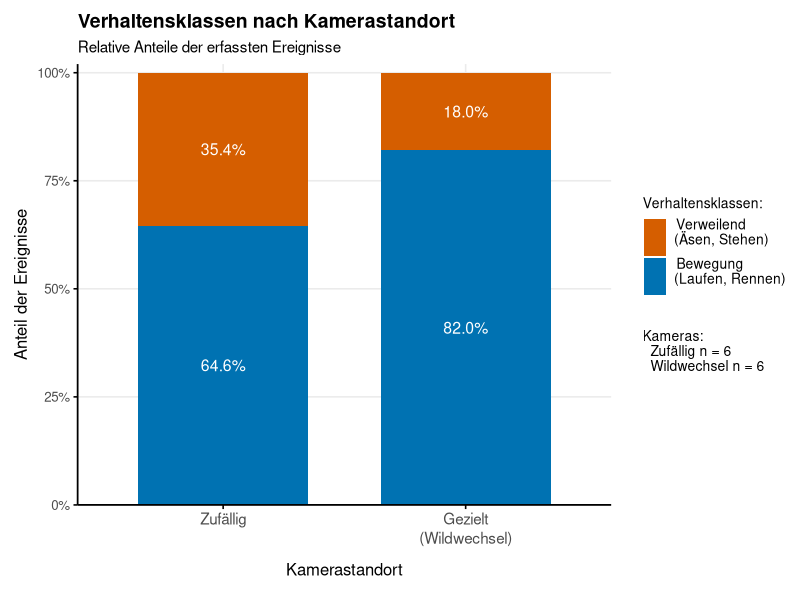
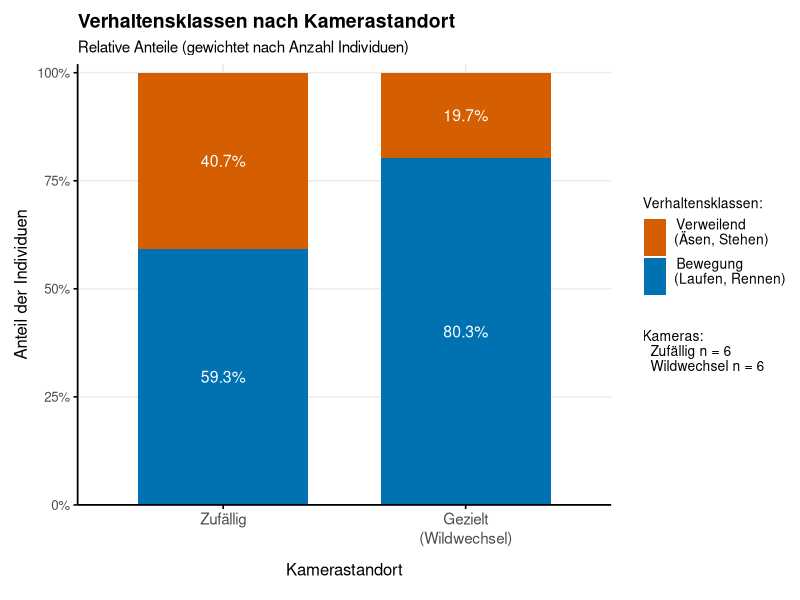
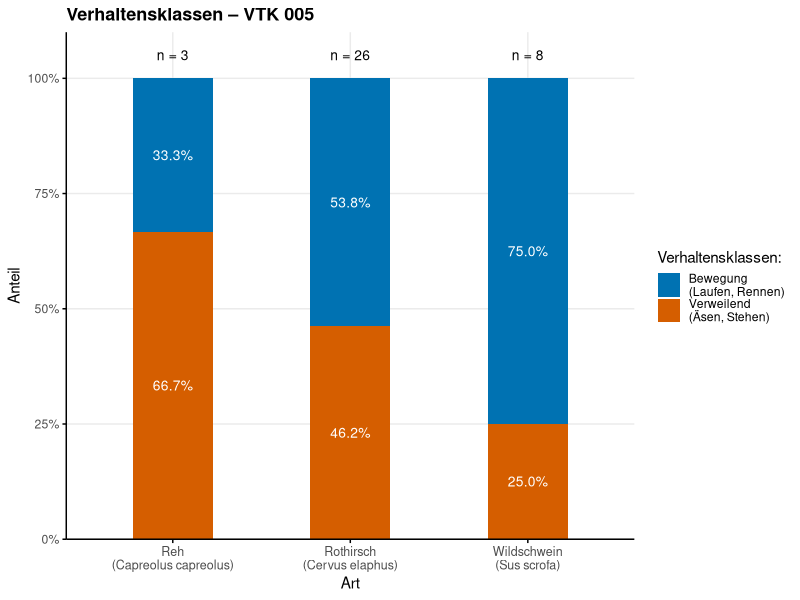
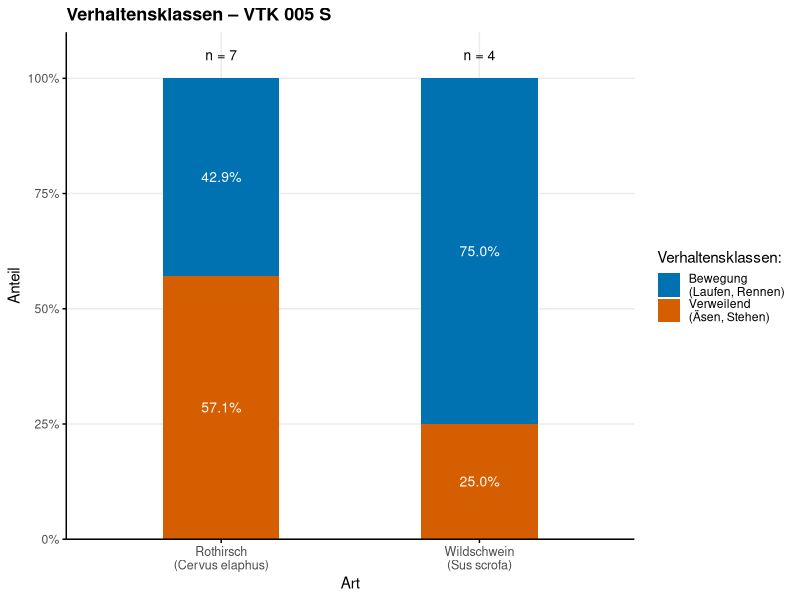
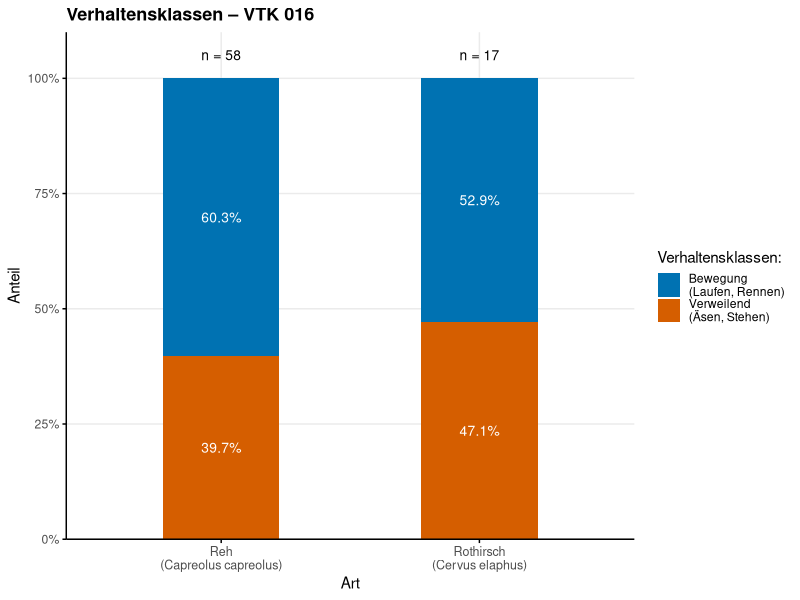
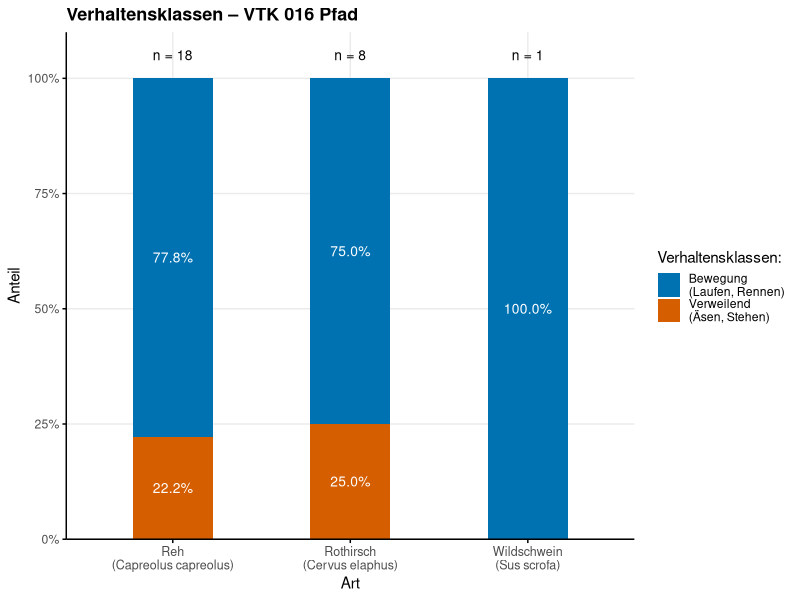
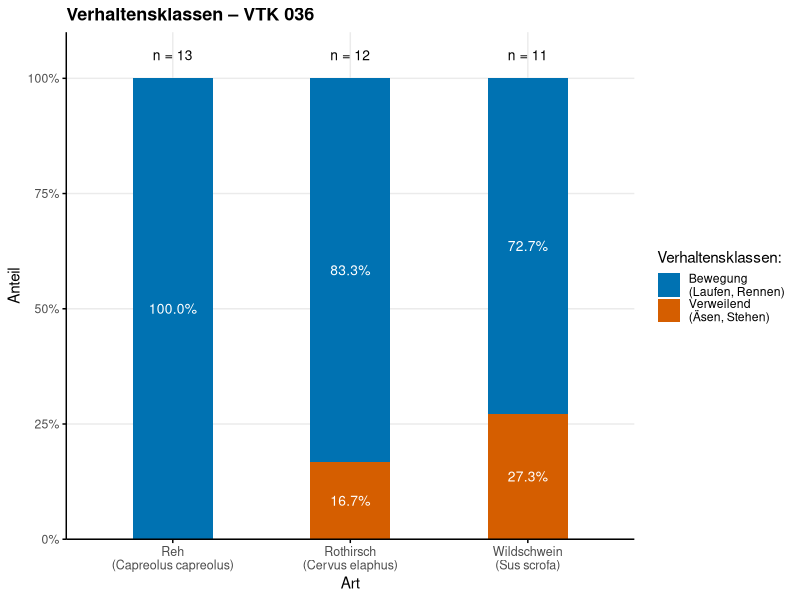
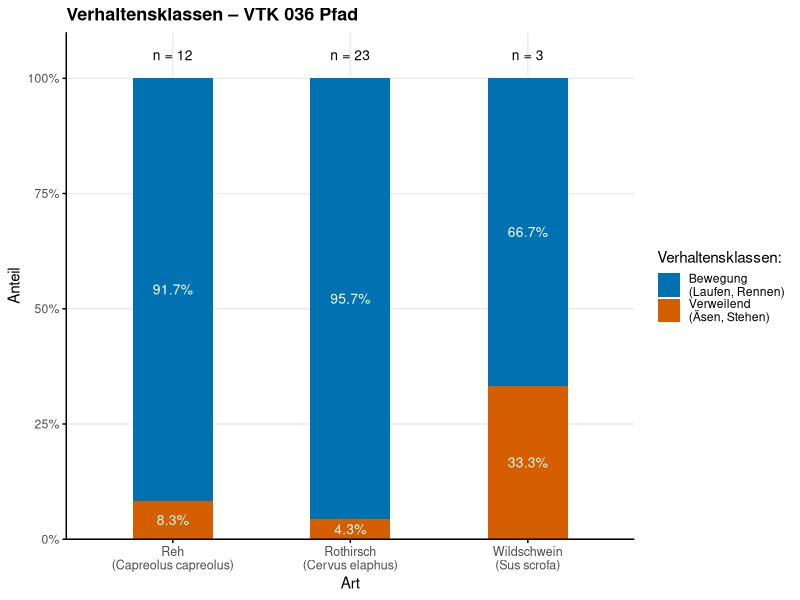

Write R code to recreate these figures, in order.
# ==========================================
# Hypothese 3: Verhaltensklassen nach Kamerastandort
# ============================================

# Ziel: Darstellung der relativen Anteile von Bewegungs- und Verweilereignissen 
# an zufälligen und gezielt an Wildwechseln platzierten Kameras.
# ============================================

# ----- 1) Pakete laden -----
install.packages("cowplot")
library(cowplot)
library(readxl)
library(dplyr)
library(ggplot2)
library(scales)

# ----- 2) Daten einlesen -----
df <- read_excel("data/Kriterienkatalog.xlsx")

# ----- 3) Kamera VTK 090 ausschließen -----
df <- df %>%
  filter(Camera_id != "VTK 090")

# ----- 4) Kameragruppen und Verhaltensklassen bilden -----
# -> Random = zufällig platzierte Kameras
# -> Targeted = gezielt an Wildwechslen platzierte Kameras
# Die Einzelverhalten werden zu zwei funktionalen Klassen zusammengefasst:
# -> movement = Laufen/Rennen
# -> foraging = Äsen/Stehen
df2 <- df %>%
  mutate(
    Camera_group = case_when(
      Camera_type == "Random" ~ "Random",
      Camera_type %in% c("Hotspot", "Trail") ~ "Targeted",
      TRUE ~ NA_character_
    ),
    Camera_group = factor(Camera_group, levels = c("Random", "Targeted")),
    behaviour_class = case_when(
      Behaviour %in% c("laufen", "rennen") ~ "movement",
      Behaviour %in% c("äsen", "stehen")   ~ "foraging",
      TRUE ~ NA_character_
    )
  ) %>%
  filter(!is.na(Camera_group), !is.na(behaviour_class))

# ----- 5) Anzahl der Kameras pro Kameragruppe berechnen -----
cam_n <- df %>%
  mutate(
    Camera_group = case_when(
      Camera_type == "Random" ~ "Random",
      Camera_type %in% c("Hotspot", "Trail") ~ "Targeted",
      TRUE ~ NA_character_
    ),
    Camera_group = factor(Camera_group, levels = c("Random", "Targeted"))
  ) %>%
  distinct(Camera_group, Camera_id) %>%
  count(Camera_group, name = "n_cameras")

get_n <- function(type) {
  out <- cam_n$n_cameras[cam_n$Camera_group == type]
  if (length(out) == 0) 0 else out
}

n_rand <- get_n("Random")
n_wild <- get_n("Targeted")

camera_info_txt <- paste0(
  "Kameras:\n",
  "  Zufällig n = ", n_rand, "\n",
  "  Wildwechsel n = ", n_wild
)

# ============================================================
# Plot A: relative Anteile nach Ereignissen
# ============================================================

# ----- 6) Ereignisbasierte Anteile berechnen -----
# -> Grundlage sind unabhängige Kamerafallenereignisse. Jedes Ergebnis zählt einmal.
plot_df <- df2 %>%
  group_by(Camera_group, behaviour_class) %>%
  summarise(n_events = n(), .groups = "drop") %>%
  group_by(Camera_group) %>%
  mutate(
    percent = n_events / sum(n_events),
    label   = scales::percent(percent, accuracy = 0.1)
  ) %>%
  ungroup()

# ----- 7) Ereignisbasierte Abbildung erstellen -----
p_base <- ggplot(plot_df, aes(x = Camera_group, y = percent, fill = behaviour_class)) +
  geom_col(width = 0.7) +
  geom_text(
    aes(label = label),
    position = position_stack(vjust = 0.5),
    color = "white", size = 4
  ) +
  scale_y_continuous(labels = percent, expand = expansion(mult = c(0, 0.02))) +
  scale_x_discrete(labels = c(
    "Random"   = "Zufällig",
    "Targeted" = "Gezielt\n(Wildwechsel)"
  )) +
  scale_fill_manual(
    values = c("movement" = "#0072B2", "foraging" = "#D55E00"),
    labels = c(
      "foraging" = "Verweilend\n (Äsen, Stehen)",
      "movement" = "Bewegung\n  (Laufen, Rennen)"
    )
  ) +
  labs(
    title    = "Verhaltensklassen nach Kamerastandort",
    subtitle = "Relative Anteile der erfassten Ereignisse",
    x = "Kamerastandort",
    y = "Anteil der Ereignisse",
    fill = "Verhaltensklassen:"
  ) +
  theme_minimal(base_size = 12) +
  theme(
    plot.title = element_text(face = "bold", size = 14),
    plot.subtitle = element_text(size = 11),
    
    axis.line  = element_line(color = "black", linewidth = 0.6),
    axis.ticks = element_line(color = "black"),
    axis.text.x  = element_text(size = 11, lineheight = 1.05),
    axis.title.x = element_text(margin = margin(t = 12)),
    panel.grid.minor = element_blank(),
    legend.position = "right",
    legend.title = element_text(size = 10),
    legend.text  = element_text(size = 10,  hjust = 0.2),
    plot.margin = margin(t = 10, r = 10, b = 15, l = 10)
  ) +
  guides(
    fill = guide_legend(
      keyheight = unit(10, "pt"),
      label.theme = element_text(margin = margin(b = 8))
    )
  )

# ----- 8) Legende und Kamerazahl separat anordnen -----
p_noleg <- p_base + theme(legend.position = "none")
leg <- cowplot::get_legend(p_base + theme(legend.position = "right"))

right_panel <- cowplot::ggdraw() +
  cowplot::draw_grob(
    leg,
    x = 0, y = 1,
    hjust = 0, vjust = 1,
    width = 1, height = 0.82   
  ) +
  cowplot::draw_label(
    camera_info_txt,
    x = 0.10, y = 0.45,           
    hjust = 0, vjust = 1,
    size = 10
  )

p_final <- cowplot::plot_grid(
  p_noleg,
  right_panel,
  ncol = 2,
  rel_widths = c(1, 0.28)
)

p_final

# ============================================================
# Plot B: relative Anteile nach Individuen
# ============================================================

# ----- 9) Individuengewichtete Anteile berechnen -----
# -> Hier wird nicht jedes Ereignis gleich gezählt, sondern mit der Anzahl der 
# erfassten Individuen gewichtet. 
plot_df_inds <- df2 %>%
  mutate(n_individuals = as.numeric(n_individuals)) %>%
  filter(!is.na(n_individuals)) %>%
  group_by(Camera_group, behaviour_class) %>%
  summarise(n_inds = sum(n_individuals, na.rm = TRUE), .groups = "drop") %>%
  group_by(Camera_group) %>%
  mutate(
    percent = n_inds / sum(n_inds),
    label   = scales::percent(percent, accuracy = 0.1)
  ) %>%
  ungroup()

# ----- 10) Individuengewichtete Abbildung erstellen -----
p_base_inds <- ggplot(plot_df_inds, aes(x = Camera_group, y = percent, fill = behaviour_class)) +
  geom_col(width = 0.7) +
  geom_text(
    aes(label = label),
    position = position_stack(vjust = 0.5),
    color = "white", size = 4
  ) +
  scale_y_continuous(labels = percent, expand = expansion(mult = c(0, 0.02))) +
  scale_x_discrete(labels = c(
    "Random"   = "Zufällig",
    "Targeted" = "Gezielt\n(Wildwechsel)"
  )) +
  scale_fill_manual(
    values = c("movement" = "#0072B2", "foraging" = "#D55E00"),
    labels = c(
      "foraging" = "Verweilend\n (Äsen, Stehen)",
      "movement" = "Bewegung\n  (Laufen, Rennen)"
    )
  ) +
  labs(
    title    = "Verhaltensklassen nach Kamerastandort",
    subtitle = "Relative Anteile (gewichtet nach Anzahl Individuen)",
    x = "Kamerastandort",
    y = "Anteil der Individuen",
    fill = "Verhaltensklassen:"
  ) +
  theme_minimal(base_size = 12) +
  theme(
    plot.title = element_text(face = "bold", size = 14),
    plot.subtitle = element_text(size = 11),
    axis.line  = element_line(color = "black", linewidth = 0.6),
    axis.ticks = element_line(color = "black"),
    axis.text.x  = element_text(size = 11, lineheight = 1.05),
    axis.title.x = element_text(margin = margin(t = 12)),
    panel.grid.minor = element_blank(),
    legend.position = "right",
    legend.title = element_text(size = 10),
    legend.text  = element_text(size = 10, hjust = 0.2),
    plot.margin = margin(t = 10, r = 10, b = 15, l = 10)
  ) +
  guides(
    fill = guide_legend(
      keyheight = unit(10, "pt"),
      label.theme = element_text(margin = margin(b = 8))
    )
  )

p_noleg_inds <- p_base_inds + theme(legend.position = "none")
leg_inds <- cowplot::get_legend(p_base_inds + theme(legend.position = "right"))

right_panel_inds <- cowplot::ggdraw() +
  cowplot::draw_grob(
    leg_inds,
    x = 0, y = 1,
    hjust = 0, vjust = 1,
    width = 1, height = 0.82
  ) +
  cowplot::draw_label(
    camera_info_txt,
    x = 0.10, y = 0.45,
    hjust = 0, vjust = 1,
    size = 10
  )

p_final_inds <- cowplot::plot_grid(
  p_noleg_inds,
  right_panel_inds,
  ncol = 2,
  rel_widths = c(1, 0.28)
)

p_final_inds

# ============================================================
# Ergänzende Diagramme pro Kamera
# ============================================================

# ----- 10) Datensatz für Einzeldiagramme vorbereiten -----
df_cam <- df %>%
  mutate(
    behaviour_class = case_when(
      Behaviour %in% c("laufen", "rennen") ~ "movement",
      Behaviour %in% c("äsen", "stehen") ~ "foraging",
      TRUE ~ NA_character_
    )
  ) %>%
  filter(!is.na(behaviour_class)) %>%
  filter(species %in% c("Cervus elaphus",
                        "Capreolus capreolus",
                        "Sus scrofa"))

# ----- 11) Funktion für Einzeldiagramm pro Kamera -----
make_cam_plot <- function(cam_id) {
  
  plot_df_cam <- df2 %>%
    filter(Camera_id == cam_id) %>%
    count(species, behaviour_class, name = "n") %>%
    group_by(species) %>%
    mutate(
      percent = n / sum(n),
      n_total = sum(n)
    ) %>%
    ungroup()
  
  ggplot(plot_df_cam, aes(x = species, y = percent, fill = behaviour_class)) +
    
    geom_col(width = 0.45, position = position_stack(reverse = TRUE)) +
    
    geom_text(
      aes(label = scales::percent(percent, accuracy = 0.1)),
      position = position_stack(vjust = 0.5, reverse = TRUE),
      color = "white", size = 3.5
    ) +

    geom_text(
      data = distinct(plot_df_cam, species, n_total),
      aes(x = species, y = 1.05, label = paste0("n = ", n_total)),
      inherit.aes = FALSE,
      size = 3.5
    ) +
    
    scale_fill_manual(
      values = c("movement" = "#0072B2", "foraging" = "#D55E00"),
      breaks = c("movement", "foraging"),
      labels = c(
        "movement" = "Bewegung\n(Laufen, Rennen)",
        "foraging" = "Verweilend\n(Äsen, Stehen)"
      )
    ) +
    
    scale_x_discrete(labels = c(
      "Cervus elaphus"      = "Rothirsch\n(Cervus elaphus)",
      "Capreolus capreolus" = "Reh\n(Capreolus capreolus)",
      "Sus scrofa"          = "Wildschwein\n(Sus scrofa)"
    )) +
    
    scale_y_continuous(
      labels = scales::percent,
      limits = c(0, 1.1),
      expand = expansion(mult = c(0, 0))
    ) +
    
    labs(
      title = paste0("Verhaltensklassen – ", cam_id),
      x = "Art",
      y = "Anteil",
      fill = "Verhaltensklassen:"
    ) +
    
    theme_minimal(base_size = 11) +
    theme(
      plot.title = element_text(face = "bold", size = 13),
      panel.grid.minor = element_blank(),
      axis.line = element_line(color = "black"),
      axis.ticks = element_line(color = "black"),
      axis.text.x = element_text(size = 9),
      legend.position = "right"
    )
}

pdf("Behaviour_pro_Kamera.pdf", width = 6, height = 4)

for (cam in sort(unique(df$Camera_id))) {
  print(make_cam_plot(cam))
}

dev.off()
